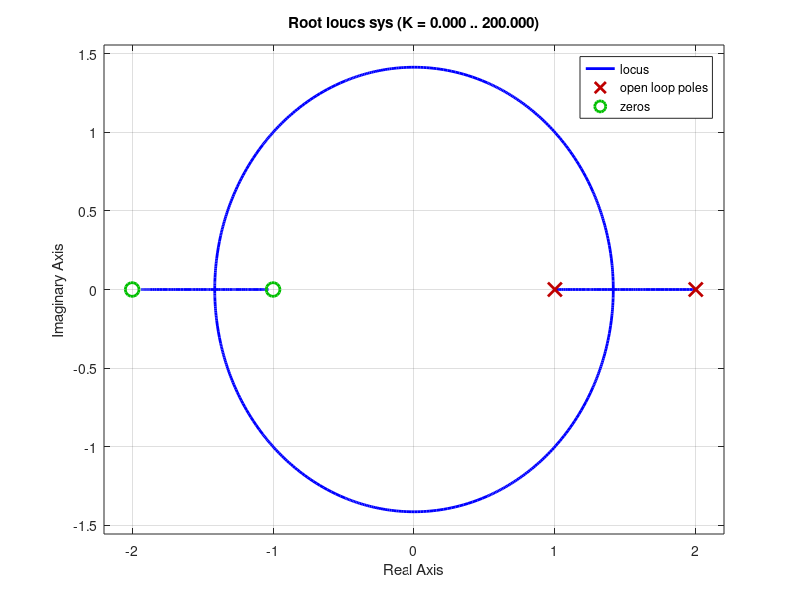

The MATLAB source for this figure: (Note: this script raises an error after producing the figure.)
%Brandon Lim
clear, clc, close all
 
%% Problem 1
clear, clc, close all
    %1a)
        sys = tf([1,3,2],[1 -3 2])
        rlocus(sys)
    %1b)
        [K, POLES] = rlocfind(sys)
%% Problem 2
clear, clc, close all
    %1a)
        sys = tf([1 1.5], [1 11 10 0]);
        rlocus(sys,0:0.005:50);
        sgrid(0.799839691078,0)
    %1d)
        k = [39.6 12.8 7.34];
        Gcl1 = tf([k(1) ,k(1)*1.5], [1 11 (10+k(1)) (k(1)*1.5)]);
        Gcl2 = tf([k(2) ,k(2)*1.5], [1 11 (10+k(2)) (k(2)*1.5)]);
        Gcl3 = tf([k(3) ,k(3)*1.5], [1 11 (10+k(3)) (k(3)*1.5)]);


        OvershootK396 = stepinfo(Gcl1).Overshoot;
        OvershootK128 = stepinfo(Gcl2).Overshoot;
        OvershootK734 = stepinfo(Gcl3).Overshoot;

        k = linspace(0,7.34,1000);
        best_k = 0;

        for i = 1:length(k)
            Gcl(i) = tf([k(i) ,k(i)*1.5], [1 11 (10+k(i)) (k(i)*1.5)]);
            overshoot = stepinfo(Gcl(i)).Overshoot;
            if overshoot < 1.522 && overshoot > 1.517
                best_k = k(i)
                overshoot
            end
        end

%% Problem 3 a
clear, clc, close all
    %1a)
        Dc = tf([80 1.8*80], [1 22])
        G = tf([1], [1 0 0])
        Gcl = feedback(Dc*G,1)

        figure
            step(Gcl)
        figure
            step(G)
        figure
            rlocus(Gcl)

        stepinfo(Gcl)

%% Problem 3 b
clear, clc, close all
 Gs = tf([1], [1 2 0]);
 Dc = tf([2.077 2.077*0.05], [1 0.013]);
 Gol = Gs * Dc
 Gcl = feedback(Gol,1)
 rlocus(Gol)
 roots([1 2.013 2.013 0.1038])
    